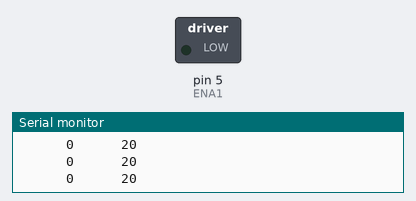
A sketch run on a simulated Arduino Uno, built with avr-gcc and run on an emulated ATmega328P. Parts: switched loads named in the sketch (green lamp = pin HIGH), the last lines printed to the serial monitor.

Above: at 0.06 s.
At 0.66 s:
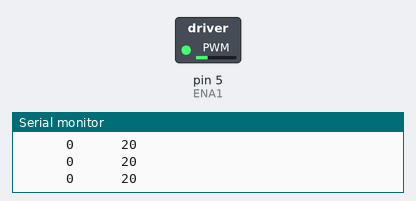
At 1.38 s:
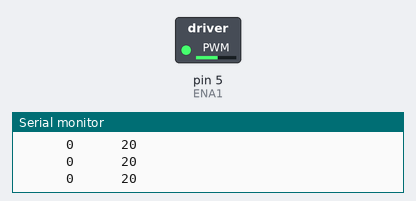
At 2.7 s:
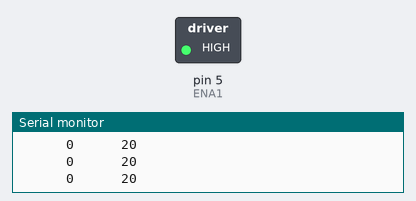
Timing chart, 0 to 4.2 s (numbered marks = the images above):
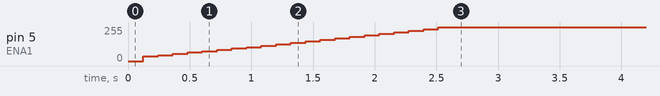

Measured:
- by itself, pin 5 (ENA1): moves from 0/255 to 255/255 over 2.5 s

The sketch:

calculator_pid_tester.ino
```cpp
/* Author: Pyae Soan Aung (ROM Robotics) */


#include "robot_specs.h"


#define right_encoderA      19     // (interrupt numbers 0)
#define right_encoderB      18    // (interrupt numbers 1)
#define ENA1 5
#define Right_in1 6
#define Right_in2 7

//#define right_encoderA      3
//#define right_encoderB      2
//#define ENA1 10
//#define Right_in1 8
//#define Right_in2 9


unsigned long lastMilli = 0;       // loop timing
int pwm_value = 0;

volatile long encoder_ticks = 0;
long prev_encoder_ticks = 0;

double actual_rpm = 0;
double desire_rpm = 20;

void setup() {
  //changePwmFrequency();
  Serial.begin(9600);
  setupMotors();
  setupEncoders();
}
void loop() {


  unsigned long time_ = millis();
  if (time_ - lastMilli >= 100)
  {
    long delta_t = time_ - lastMilli;
    getMotorData(delta_t);

    //pwm_value = 100;
    pwm_value = updatePid(pwm_value, desire_rpm, actual_rpm,delta_t);

    if (pwm_value > 0 ) {
      Forward();
    }
    else if (pwm_value < 0 ) {
      Backward();
    }

    if (pwm_value == 0 ) {
      Release();
    }

    lastMilli = time_;

  }
   //Serial.print("      ");Serial.print(0);
   //Serial.print("      ");Serial.print(100);

   //Serial.print("      ");Serial.print(time_);
   Serial.print("      ");Serial.print(int(actual_rpm));
   Serial.print("      ");Serial.print(int(desire_rpm));
   Serial.println("      ");
}
```

encoder.ino
```cpp
void setupEncoders() {

  encoder_ticks = 0;
  prev_encoder_ticks = 0;

  pinMode(right_encoderA, INPUT);
  pinMode(right_encoderB, INPUT);

  digitalWrite(right_encoderA, LOW);
  digitalWrite(right_encoderB, LOW);

  attachInterrupt(digitalPinToInterrupt(right_encoderA), calculate_right_A, CHANGE);
  attachInterrupt(digitalPinToInterrupt(right_encoderB), calculate_right_B, CHANGE);
}

void calculate_right_A() {
  if (digitalRead(right_encoderA) == digitalRead(right_encoderB)) {
    encoder_ticks = encoder_ticks - 1;
  }
  else                                                     {
    encoder_ticks = encoder_ticks + 1;
  }
}
void calculate_right_B() {
  if (digitalRead(right_encoderA) == digitalRead(right_encoderB)) {
    encoder_ticks = encoder_ticks + 1;
  }
  else                                                     {
    encoder_ticks = encoder_ticks - 1;
  }
}
```

motor.ino
```cpp
void setupMotors() {
  actual_rpm = 0;


  digitalWrite(Right_in1, LOW);
  digitalWrite(Right_in2, HIGH);
}

void getMotorData(unsigned long time_t)
{
  actual_rpm = double( (encoder_ticks - prev_encoder_ticks) * 60000 ) / double( time_t * enc_ticks );
  prev_encoder_ticks = encoder_ticks;
}

int updatePid(int old_pwm, double targetRPM, double currentRPM,long dT) {
  double pidTerm = 0;
  double error = 0;
  double new_rpm = 0;
  double new_pwm = 0;
  static double last_error = 0;
  static double int_error = 0;
  float dt = dT/1000.0;
  error = targetRPM - currentRPM;
    int_error += (error*dt);
    pidTerm = Kp * error + Ki * int_error + Kd * ((error - last_error)/dt);
    last_error = error;
  new_pwm = constrain(double(old_pwm) + pidTerm, -255, 255);

  return int(new_pwm);
}

void Forward() {
  digitalWrite(Right_in1, LOW);
  digitalWrite(Right_in2, HIGH);
  analogWrite(ENA1, abs(pwm_value));
}

void Backward() {
  digitalWrite(Right_in1, HIGH);
  digitalWrite(Right_in2, LOW);
  analogWrite(ENA1, abs(pwm_value));
}

void Release() {
  digitalWrite(Right_in1, LOW);
  digitalWrite(Right_in2, LOW);
  analogWrite(ENA1, 0);
}
```

pwm_frequency.ino
```cpp
void changePwmFrequency()
{
  //TCCR0B = TCCR0B & B11111000 | B00000001;   // 62500
  //TCCR0B = TCCR0B & B11111000 | B00000010;     // 7812
  //TCCR0B = TCCR0B & B11111000 | B00000011;     // 976
  //TCCR0B = TCCR0B & B11111000 | B00000100;     // 244
  //TCCR0B = TCCR0B & B11111000 | B00000101;     // 61
  //TCCR5B = TCCR5B & B11111000 | B00000101;     // 30
}
```

robot_specs.h
```cpp
#ifndef ROBOT_SPECS_H
#define ROBOT_SPECS_H

//#define encoder_pulse   11
//#define gear_ratio      30
//#define wheel_diameter  0.069   // meter
//#define track_width     0.211   // meter ////edit
//#define MAX_RPM         320 /// edit
//#define pi              3.1415926
//#define two_pi          6.2831853
//#define enc_ticks       1320

#define enc_ticks       11880
#define Kp              0.5
#define Ki              0.05
#define Kd              0.15
#endif
```
